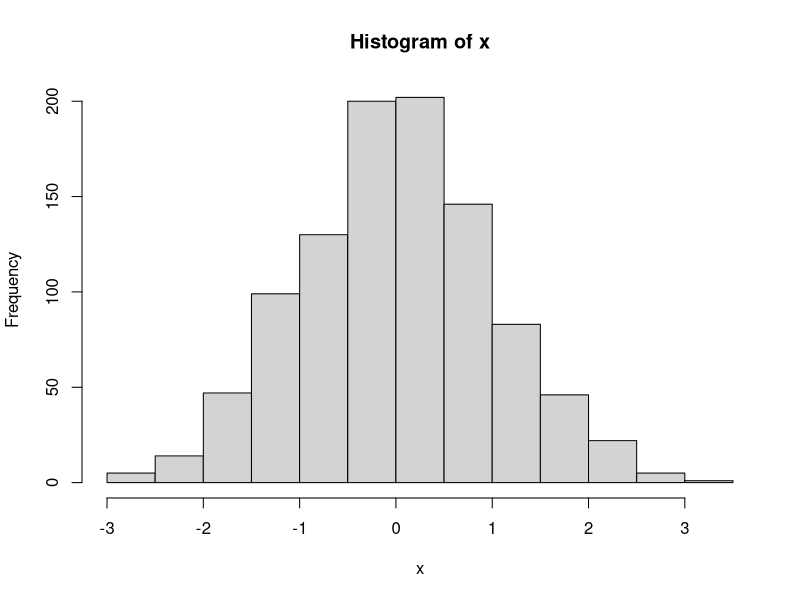
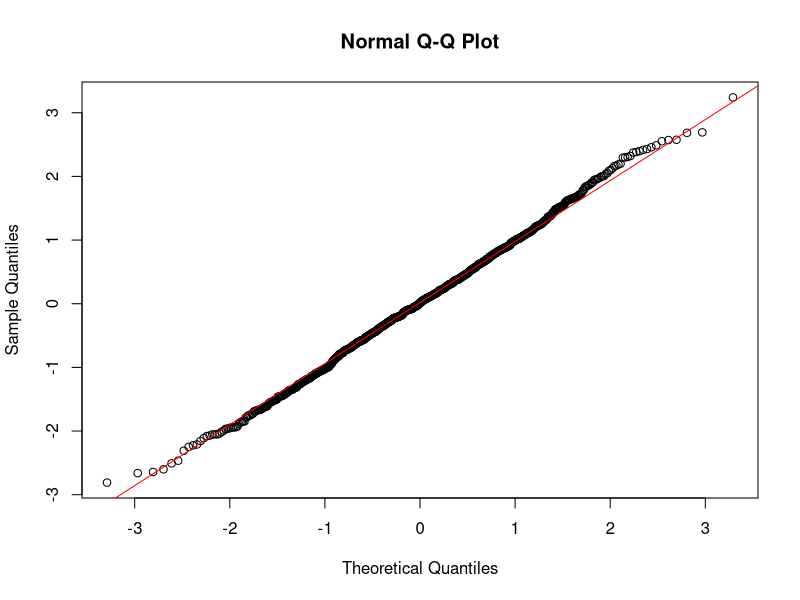

Write the R code that produced these figures, in order.
## ---- chunk 1

set.seed(123)

## ---- chunk 2

x <- rnorm(n = 1000)

hist(x)

## ---- chunk 3

qqnorm(x)
qqline(y = x,
       col = "red")

